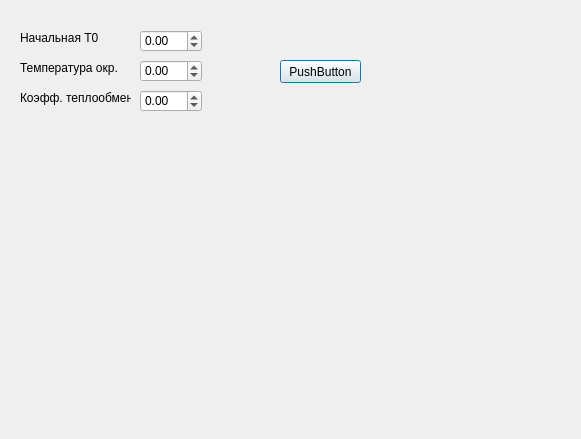
<?xml version="1.0" encoding="UTF-8"?>
<ui version="4.0">
 <class>Dialog</class>
 <widget class="QDialog" name="Dialog">
  <property name="geometry">
   <rect>
    <x>0</x>
    <y>0</y>
    <width>581</width>
    <height>439</height>
   </rect>
  </property>
  <property name="windowTitle">
   <string>Dialog</string>
  </property>
  <widget class="QLabel" name="label">
   <property name="geometry">
    <rect>
     <x>20</x>
     <y>30</y>
     <width>111</width>
     <height>16</height>
    </rect>
   </property>
   <property name="text">
    <string>Начальная T0</string>
   </property>
  </widget>
  <widget class="QLabel" name="label_2">
   <property name="geometry">
    <rect>
     <x>20</x>
     <y>60</y>
     <width>101</width>
     <height>16</height>
    </rect>
   </property>
   <property name="text">
    <string>Температура окр.</string>
   </property>
  </widget>
  <widget class="QPushButton" name="pushButton_1">
   <property name="geometry">
    <rect>
     <x>280</x>
     <y>60</y>
     <width>81</width>
     <height>23</height>
    </rect>
   </property>
   <property name="text">
    <string>PushButton</string>
   </property>
  </widget>
  <widget class="QLabel" name="label_3">
   <property name="geometry">
    <rect>
     <x>20</x>
     <y>90</y>
     <width>111</width>
     <height>16</height>
    </rect>
   </property>
   <property name="text">
    <string>Коэфф. теплообмена</string>
   </property>
  </widget>
  <widget class="QDoubleSpinBox" name="doubleSpinBox_1">
   <property name="geometry">
    <rect>
     <x>140</x>
     <y>30</y>
     <width>62</width>
     <height>22</height>
    </rect>
   </property>
   <property name="minimum">
    <double>-271.000000000000000</double>
   </property>
   <property name="maximum">
    <double>2000.000000000000000</double>
   </property>
  </widget>
  <widget class="QDoubleSpinBox" name="doubleSpinBox_2">
   <property name="geometry">
    <rect>
     <x>140</x>
     <y>60</y>
     <width>62</width>
     <height>22</height>
    </rect>
   </property>
   <property name="minimum">
    <double>-271.000000000000000</double>
   </property>
   <property name="maximum">
    <double>2000.000000000000000</double>
   </property>
  </widget>
  <widget class="QDoubleSpinBox" name="doubleSpinBox_3">
   <property name="geometry">
    <rect>
     <x>140</x>
     <y>90</y>
     <width>62</width>
     <height>22</height>
    </rect>
   </property>
   <property name="minimum">
    <double>-100.000000000000000</double>
   </property>
   <property name="maximum">
    <double>100.000000000000000</double>
   </property>
  </widget>
 </widget>
 <resources/>
 <connections/>
</ui>
